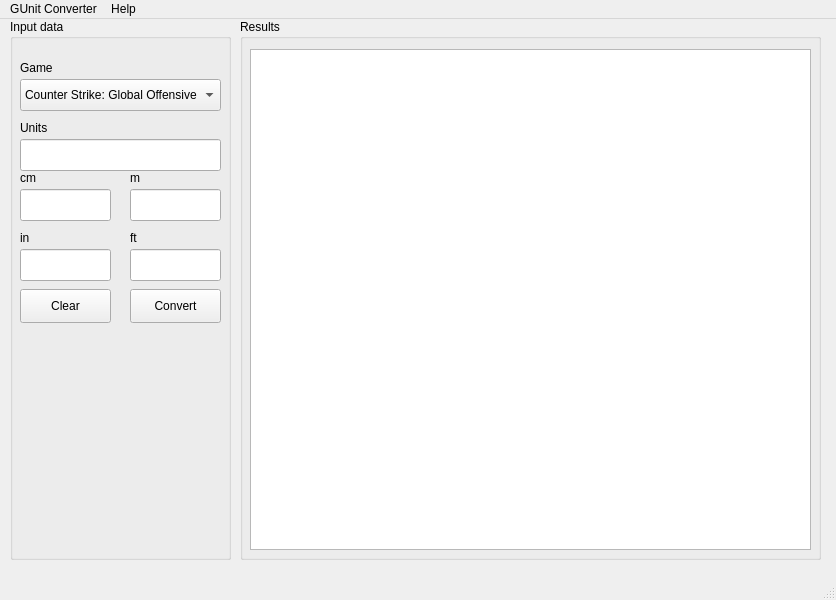
<?xml version="1.0" encoding="UTF-8"?>
<ui version="4.0">
 <class>MainWindow</class>
 <widget class="QMainWindow" name="MainWindow">
  <property name="geometry">
   <rect>
    <x>0</x>
    <y>0</y>
    <width>836</width>
    <height>600</height>
   </rect>
  </property>
  <property name="windowTitle">
   <string>GUnit Converter</string>
  </property>
  <widget class="QWidget" name="centralwidget">
   <widget class="QGroupBox" name="inputGroupBox">
    <property name="geometry">
     <rect>
      <x>10</x>
      <y>0</y>
      <width>221</width>
      <height>541</height>
     </rect>
    </property>
    <property name="title">
     <string>Input data</string>
    </property>
    <widget class="QLabel" name="gameLabel">
     <property name="geometry">
      <rect>
       <x>10</x>
       <y>40</y>
       <width>58</width>
       <height>18</height>
      </rect>
     </property>
     <property name="text">
      <string>Game</string>
     </property>
    </widget>
    <widget class="QComboBox" name="gameSelector">
     <property name="geometry">
      <rect>
       <x>10</x>
       <y>60</y>
       <width>201</width>
       <height>32</height>
      </rect>
     </property>
     <item>
      <property name="text">
       <string>Counter Strike: Global Offensive</string>
      </property>
     </item>
     <item>
      <property name="text">
       <string>Arma 3</string>
      </property>
     </item>
     <item>
      <property name="text">
       <string>Dota 2</string>
      </property>
     </item>
    </widget>
    <widget class="QLabel" name="cmLabel">
     <property name="geometry">
      <rect>
       <x>10</x>
       <y>150</y>
       <width>58</width>
       <height>18</height>
      </rect>
     </property>
     <property name="text">
      <string>cm</string>
     </property>
    </widget>
    <widget class="QLineEdit" name="cmEdit">
     <property name="geometry">
      <rect>
       <x>10</x>
       <y>170</y>
       <width>91</width>
       <height>32</height>
      </rect>
     </property>
    </widget>
    <widget class="QLabel" name="mLabel">
     <property name="geometry">
      <rect>
       <x>120</x>
       <y>150</y>
       <width>58</width>
       <height>18</height>
      </rect>
     </property>
     <property name="text">
      <string>m</string>
     </property>
    </widget>
    <widget class="QLineEdit" name="mEdit">
     <property name="geometry">
      <rect>
       <x>120</x>
       <y>170</y>
       <width>91</width>
       <height>32</height>
      </rect>
     </property>
    </widget>
    <widget class="QLabel" name="unitsLabel">
     <property name="geometry">
      <rect>
       <x>10</x>
       <y>100</y>
       <width>58</width>
       <height>18</height>
      </rect>
     </property>
     <property name="text">
      <string>Units</string>
     </property>
    </widget>
    <widget class="QLineEdit" name="unitsEdit">
     <property name="geometry">
      <rect>
       <x>10</x>
       <y>120</y>
       <width>201</width>
       <height>32</height>
      </rect>
     </property>
    </widget>
    <widget class="QLineEdit" name="inEdit">
     <property name="geometry">
      <rect>
       <x>10</x>
       <y>230</y>
       <width>91</width>
       <height>32</height>
      </rect>
     </property>
    </widget>
    <widget class="QLabel" name="inLabel">
     <property name="geometry">
      <rect>
       <x>10</x>
       <y>210</y>
       <width>58</width>
       <height>18</height>
      </rect>
     </property>
     <property name="text">
      <string>in</string>
     </property>
    </widget>
    <widget class="QLineEdit" name="ftEdit">
     <property name="geometry">
      <rect>
       <x>120</x>
       <y>230</y>
       <width>91</width>
       <height>32</height>
      </rect>
     </property>
    </widget>
    <widget class="QLabel" name="ftLabel">
     <property name="geometry">
      <rect>
       <x>120</x>
       <y>210</y>
       <width>58</width>
       <height>18</height>
      </rect>
     </property>
     <property name="text">
      <string>ft</string>
     </property>
    </widget>
    <widget class="QPushButton" name="convertButton">
     <property name="geometry">
      <rect>
       <x>120</x>
       <y>270</y>
       <width>91</width>
       <height>34</height>
      </rect>
     </property>
     <property name="text">
      <string>Convert</string>
     </property>
    </widget>
    <widget class="QPushButton" name="pushButton">
     <property name="geometry">
      <rect>
       <x>10</x>
       <y>270</y>
       <width>91</width>
       <height>34</height>
      </rect>
     </property>
     <property name="text">
      <string>Clear</string>
     </property>
    </widget>
   </widget>
   <widget class="QGroupBox" name="resultGroupBox">
    <property name="geometry">
     <rect>
      <x>240</x>
      <y>0</y>
      <width>581</width>
      <height>541</height>
     </rect>
    </property>
    <property name="title">
     <string>Results</string>
    </property>
    <widget class="QTableView" name="resultViewTable">
     <property name="geometry">
      <rect>
       <x>10</x>
       <y>30</y>
       <width>561</width>
       <height>501</height>
      </rect>
     </property>
    </widget>
   </widget>
  </widget>
  <widget class="QMenuBar" name="menubar">
   <property name="geometry">
    <rect>
     <x>0</x>
     <y>0</y>
     <width>836</width>
     <height>30</height>
    </rect>
   </property>
   <widget class="QMenu" name="menuGUnit_Converter">
    <property name="title">
     <string>GUnit Converter</string>
    </property>
    <addaction name="actionQuit"/>
    <addaction name="separator"/>
    <addaction name="actionQuit_2"/>
   </widget>
   <widget class="QMenu" name="menuHelp">
    <property name="title">
     <string>Help</string>
    </property>
    <addaction name="actionAbout"/>
   </widget>
   <addaction name="menuGUnit_Converter"/>
   <addaction name="menuHelp"/>
  </widget>
  <widget class="QStatusBar" name="statusbar"/>
  <action name="actionAbout">
   <property name="text">
    <string>About</string>
   </property>
  </action>
  <action name="actionQuit">
   <property name="text">
    <string>Save To File</string>
   </property>
  </action>
  <action name="actionQuit_2">
   <property name="text">
    <string>Quit</string>
   </property>
  </action>
 </widget>
 <resources/>
 <connections/>
</ui>
